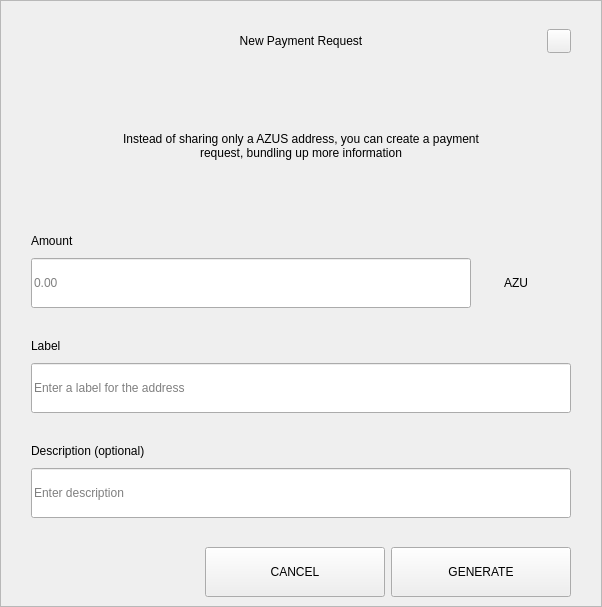
<?xml version="1.0" encoding="UTF-8"?>
<ui version="4.0">
 <class>RequestDialog</class>
 <widget class="QDialog" name="RequestDialog">
  <property name="geometry">
   <rect>
    <x>0</x>
    <y>0</y>
    <width>602</width>
    <height>607</height>
   </rect>
  </property>
  <property name="windowTitle">
   <string>Dialog</string>
  </property>
  <layout class="QVBoxLayout" name="verticalLayout_5">
   <property name="spacing">
    <number>0</number>
   </property>
   <property name="leftMargin">
    <number>0</number>
   </property>
   <property name="topMargin">
    <number>0</number>
   </property>
   <property name="rightMargin">
    <number>0</number>
   </property>
   <property name="bottomMargin">
    <number>0</number>
   </property>
   <item>
    <widget class="QFrame" name="frame">
     <property name="styleSheet">
      <string notr="true"/>
     </property>
     <property name="frameShape">
      <enum>QFrame::StyledPanel</enum>
     </property>
     <property name="frameShadow">
      <enum>QFrame::Raised</enum>
     </property>
     <layout class="QVBoxLayout" name="verticalLayout_4" stretch="1,0,0">
      <property name="spacing">
       <number>0</number>
      </property>
      <property name="leftMargin">
       <number>30</number>
      </property>
      <property name="topMargin">
       <number>20</number>
      </property>
      <property name="rightMargin">
       <number>30</number>
      </property>
      <property name="bottomMargin">
       <number>0</number>
      </property>
      <item>
       <layout class="QHBoxLayout" name="horizontalLayout_3">
        <property name="spacing">
         <number>0</number>
        </property>
        <item>
         <spacer name="horizontalSpacer_21">
          <property name="orientation">
           <enum>Qt::Horizontal</enum>
          </property>
          <property name="sizeHint" stdset="0">
           <size>
            <width>40</width>
            <height>20</height>
           </size>
          </property>
         </spacer>
        </item>
        <item>
         <widget class="QLabel" name="labelTitle">
          <property name="minimumSize">
           <size>
            <width>0</width>
            <height>40</height>
           </size>
          </property>
          <property name="maximumSize">
           <size>
            <width>16777215</width>
            <height>40</height>
           </size>
          </property>
          <property name="styleSheet">
           <string notr="true">padding-left:24px;</string>
          </property>
          <property name="text">
           <string>New Payment Request</string>
          </property>
          <property name="alignment">
           <set>Qt::AlignCenter</set>
          </property>
          <property name="margin">
           <number>7</number>
          </property>
         </widget>
        </item>
        <item>
         <spacer name="horizontalSpacer">
          <property name="orientation">
           <enum>Qt::Horizontal</enum>
          </property>
          <property name="sizeHint" stdset="0">
           <size>
            <width>40</width>
            <height>20</height>
           </size>
          </property>
         </spacer>
        </item>
        <item>
         <widget class="QPushButton" name="btnEsc">
          <property name="minimumSize">
           <size>
            <width>24</width>
            <height>24</height>
           </size>
          </property>
          <property name="maximumSize">
           <size>
            <width>24</width>
            <height>24</height>
           </size>
          </property>
          <property name="focusPolicy">
           <enum>Qt::NoFocus</enum>
          </property>
          <property name="text">
           <string/>
          </property>
         </widget>
        </item>
       </layout>
      </item>
      <item>
       <widget class="QStackedWidget" name="stack">
        <property name="minimumSize">
         <size>
          <width>540</width>
          <height>0</height>
         </size>
        </property>
        <property name="maximumSize">
         <size>
          <width>540</width>
          <height>16777215</height>
         </size>
        </property>
        <property name="currentIndex">
         <number>0</number>
        </property>
        <widget class="QWidget" name="page_1">
         <property name="minimumSize">
          <size>
           <width>540</width>
           <height>0</height>
          </size>
         </property>
         <property name="maximumSize">
          <size>
           <width>540</width>
           <height>16777215</height>
          </size>
         </property>
         <layout class="QVBoxLayout" name="layout1">
          <property name="spacing">
           <number>0</number>
          </property>
          <property name="leftMargin">
           <number>0</number>
          </property>
          <property name="topMargin">
           <number>0</number>
          </property>
          <property name="rightMargin">
           <number>0</number>
          </property>
          <property name="bottomMargin">
           <number>0</number>
          </property>
          <item>
           <spacer name="verticalSpacer_21">
            <property name="orientation">
             <enum>Qt::Vertical</enum>
            </property>
            <property name="sizeType">
             <enum>QSizePolicy::Fixed</enum>
            </property>
            <property name="sizeHint" stdset="0">
             <size>
              <width>20</width>
              <height>30</height>
             </size>
            </property>
           </spacer>
          </item>
          <item alignment="Qt::AlignHCenter">
           <widget class="QLabel" name="labelMessage">
            <property name="minimumSize">
             <size>
              <width>400</width>
              <height>50</height>
             </size>
            </property>
            <property name="text">
             <string>Instead of sharing only a AZUS address, you can create a payment request, bundling up more information</string>
            </property>
            <property name="alignment">
             <set>Qt::AlignCenter</set>
            </property>
            <property name="wordWrap">
             <bool>true</bool>
            </property>
           </widget>
          </item>
          <item alignment="Qt::AlignBottom">
           <widget class="QWidget" name="containerAmount" native="true">
            <layout class="QVBoxLayout" name="verticalLayout">
             <property name="spacing">
              <number>9</number>
             </property>
             <property name="leftMargin">
              <number>0</number>
             </property>
             <property name="topMargin">
              <number>0</number>
             </property>
             <property name="rightMargin">
              <number>0</number>
             </property>
             <property name="bottomMargin">
              <number>0</number>
             </property>
             <item>
              <widget class="QLabel" name="labelSubtitleAmount">
               <property name="minimumSize">
                <size>
                 <width>350</width>
                 <height>16</height>
                </size>
               </property>
               <property name="maximumSize">
                <size>
                 <width>16777215</width>
                 <height>16</height>
                </size>
               </property>
               <property name="text">
                <string>Amount</string>
               </property>
              </widget>
             </item>
             <item alignment="Qt::AlignTop">
              <widget class="QWidget" name="layoutAmount" native="true">
               <layout class="QHBoxLayout" name="horizontalLayout" stretch="2,0">
                <property name="spacing">
                 <number>0</number>
                </property>
                <property name="leftMargin">
                 <number>0</number>
                </property>
                <property name="topMargin">
                 <number>0</number>
                </property>
                <property name="rightMargin">
                 <number>0</number>
                </property>
                <property name="bottomMargin">
                 <number>0</number>
                </property>
                <item>
                 <widget class="QLineEdit" name="lineEditAmount">
                  <property name="minimumSize">
                   <size>
                    <width>0</width>
                    <height>50</height>
                   </size>
                  </property>
                  <property name="maximumSize">
                   <size>
                    <width>16777215</width>
                    <height>50</height>
                   </size>
                  </property>
                  <property name="placeholderText">
                   <string notr="true">0.00</string>
                  </property>
                 </widget>
                </item>
                <item>
                 <widget class="QWidget" name="comboContainer" native="true">
                  <property name="minimumSize">
                   <size>
                    <width>100</width>
                    <height>50</height>
                   </size>
                  </property>
                  <property name="maximumSize">
                   <size>
                    <width>16777215</width>
                    <height>50</height>
                   </size>
                  </property>
                  <layout class="QHBoxLayout" name="horizontalLayout_31">
                   <property name="spacing">
                    <number>0</number>
                   </property>
                   <property name="leftMargin">
                    <number>0</number>
                   </property>
                   <property name="topMargin">
                    <number>0</number>
                   </property>
                   <property name="rightMargin">
                    <number>10</number>
                   </property>
                   <property name="bottomMargin">
                    <number>0</number>
                   </property>
                   <item>
                    <widget class="QLabel" name="comboBoxCoin">
                     <property name="text">
                      <string>AZU</string>
                     </property>
                     <property name="alignment">
                      <set>Qt::AlignCenter</set>
                     </property>
                    </widget>
                   </item>
                  </layout>
                 </widget>
                </item>
               </layout>
              </widget>
             </item>
            </layout>
           </widget>
          </item>
          <item>
           <spacer name="verticalSpacer_31">
            <property name="orientation">
             <enum>Qt::Vertical</enum>
            </property>
            <property name="sizeType">
             <enum>QSizePolicy::Fixed</enum>
            </property>
            <property name="sizeHint" stdset="0">
             <size>
              <width>20</width>
              <height>30</height>
             </size>
            </property>
           </spacer>
          </item>
          <item>
           <layout class="QVBoxLayout" name="verticalLayoutLabel">
            <property name="spacing">
             <number>9</number>
            </property>
            <item>
             <widget class="QLabel" name="labelSubtitleLabel">
              <property name="minimumSize">
               <size>
                <width>0</width>
                <height>16</height>
               </size>
              </property>
              <property name="maximumSize">
               <size>
                <width>16777215</width>
                <height>16</height>
               </size>
              </property>
              <property name="text">
               <string>Label</string>
              </property>
             </widget>
            </item>
            <item>
             <widget class="QLineEdit" name="lineEditLabel">
              <property name="minimumSize">
               <size>
                <width>0</width>
                <height>50</height>
               </size>
              </property>
              <property name="maximumSize">
               <size>
                <width>16777215</width>
                <height>50</height>
               </size>
              </property>
              <property name="placeholderText">
               <string>Enter a label for the address</string>
              </property>
             </widget>
            </item>
           </layout>
          </item>
          <item>
           <spacer name="verticalSpacer_34">
            <property name="orientation">
             <enum>Qt::Vertical</enum>
            </property>
            <property name="sizeType">
             <enum>QSizePolicy::Fixed</enum>
            </property>
            <property name="sizeHint" stdset="0">
             <size>
              <width>20</width>
              <height>30</height>
             </size>
            </property>
           </spacer>
          </item>
          <item>
           <layout class="QVBoxLayout" name="verticalLayoutDescription">
            <property name="spacing">
             <number>9</number>
            </property>
            <item>
             <widget class="QLabel" name="labelSubtitleDescription">
              <property name="minimumSize">
               <size>
                <width>0</width>
                <height>16</height>
               </size>
              </property>
              <property name="maximumSize">
               <size>
                <width>16777215</width>
                <height>16</height>
               </size>
              </property>
              <property name="text">
               <string>Description (optional)</string>
              </property>
             </widget>
            </item>
            <item>
             <widget class="QLineEdit" name="lineEditDescription">
              <property name="minimumSize">
               <size>
                <width>0</width>
                <height>50</height>
               </size>
              </property>
              <property name="maximumSize">
               <size>
                <width>16777215</width>
                <height>50</height>
               </size>
              </property>
              <property name="placeholderText">
               <string>Enter description</string>
              </property>
             </widget>
            </item>
            <item>
             <spacer name="verticalSpacer_4">
              <property name="orientation">
               <enum>Qt::Vertical</enum>
              </property>
              <property name="sizeType">
               <enum>QSizePolicy::Fixed</enum>
              </property>
              <property name="sizeHint" stdset="0">
               <size>
                <width>20</width>
                <height>20</height>
               </size>
              </property>
             </spacer>
            </item>
           </layout>
          </item>
         </layout>
        </widget>
        <widget class="QWidget" name="page_2">
         <layout class="QVBoxLayout" name="layout2">
          <item>
           <spacer name="verticalSpacer_5">
            <property name="orientation">
             <enum>Qt::Vertical</enum>
            </property>
            <property name="sizeType">
             <enum>QSizePolicy::Fixed</enum>
            </property>
            <property name="sizeHint" stdset="0">
             <size>
              <width>20</width>
              <height>50</height>
             </size>
            </property>
           </spacer>
          </item>
          <item alignment="Qt::AlignHCenter">
           <widget class="QLabel" name="labelQrImg">
            <property name="minimumSize">
             <size>
              <width>260</width>
              <height>260</height>
             </size>
            </property>
            <property name="maximumSize">
             <size>
              <width>260</width>
              <height>260</height>
             </size>
            </property>
            <property name="text">
             <string/>
            </property>
            <property name="alignment">
             <set>Qt::AlignCenter</set>
            </property>
           </widget>
          </item>
          <item>
           <spacer name="verticalSpacer_2">
            <property name="orientation">
             <enum>Qt::Vertical</enum>
            </property>
            <property name="sizeType">
             <enum>QSizePolicy::Fixed</enum>
            </property>
            <property name="sizeHint" stdset="0">
             <size>
              <width>20</width>
              <height>30</height>
             </size>
            </property>
           </spacer>
          </item>
          <item alignment="Qt::AlignHCenter">
           <widget class="QLabel" name="labelAddress">
            <property name="text">
             <string>D7VFR83SQbiezrW72hjcWJtcfip5krte2Z </string>
            </property>
           </widget>
          </item>
          <item>
           <spacer name="verticalSpacer_32">
            <property name="orientation">
             <enum>Qt::Vertical</enum>
            </property>
            <property name="sizeType">
             <enum>QSizePolicy::Expanding</enum>
            </property>
            <property name="sizeHint" stdset="0">
             <size>
              <width>20</width>
              <height>20</height>
             </size>
            </property>
           </spacer>
          </item>
          <item>
           <layout class="QHBoxLayout" name="horizontal">
            <property name="leftMargin">
             <number>20</number>
            </property>
            <property name="rightMargin">
             <number>20</number>
            </property>
            <property name="bottomMargin">
             <number>20</number>
            </property>
            <item>
             <spacer name="horizontalSpacer_4">
              <property name="orientation">
               <enum>Qt::Horizontal</enum>
              </property>
              <property name="sizeHint" stdset="0">
               <size>
                <width>40</width>
                <height>20</height>
               </size>
              </property>
             </spacer>
            </item>
            <item>
             <widget class="QPushButton" name="btnCopyAddress">
              <property name="minimumSize">
               <size>
                <width>180</width>
                <height>50</height>
               </size>
              </property>
              <property name="text">
               <string>COPY ADDRESS</string>
              </property>
             </widget>
            </item>
            <item>
             <widget class="QPushButton" name="btnCopyUrl">
              <property name="minimumSize">
               <size>
                <width>180</width>
                <height>50</height>
               </size>
              </property>
              <property name="text">
               <string>COPY URL</string>
              </property>
             </widget>
            </item>
            <item>
             <spacer name="horizontalSpacer_2">
              <property name="orientation">
               <enum>Qt::Horizontal</enum>
              </property>
              <property name="sizeHint" stdset="0">
               <size>
                <width>40</width>
                <height>20</height>
               </size>
              </property>
             </spacer>
            </item>
           </layout>
          </item>
         </layout>
        </widget>
       </widget>
      </item>
      <item>
       <widget class="QWidget" name="buttonsStack" native="true">
        <layout class="QHBoxLayout" name="horizontalLayout_5">
         <property name="leftMargin">
          <number>20</number>
         </property>
         <property name="rightMargin">
          <number>0</number>
         </property>
         <item>
          <spacer name="horizontalSpacer_41">
           <property name="orientation">
            <enum>Qt::Horizontal</enum>
           </property>
           <property name="sizeHint" stdset="0">
            <size>
             <width>40</width>
             <height>20</height>
            </size>
           </property>
          </spacer>
         </item>
         <item>
          <widget class="QPushButton" name="btnCancel">
           <property name="minimumSize">
            <size>
             <width>180</width>
             <height>50</height>
            </size>
           </property>
           <property name="focusPolicy">
            <enum>Qt::NoFocus</enum>
           </property>
           <property name="text">
            <string>CANCEL</string>
           </property>
          </widget>
         </item>
         <item>
          <widget class="QPushButton" name="btnSave">
           <property name="minimumSize">
            <size>
             <width>180</width>
             <height>50</height>
            </size>
           </property>
           <property name="focusPolicy">
            <enum>Qt::NoFocus</enum>
           </property>
           <property name="text">
            <string>GENERATE</string>
           </property>
          </widget>
         </item>
        </layout>
       </widget>
      </item>
     </layout>
    </widget>
   </item>
  </layout>
 </widget>
 <resources/>
 <connections/>
</ui>
